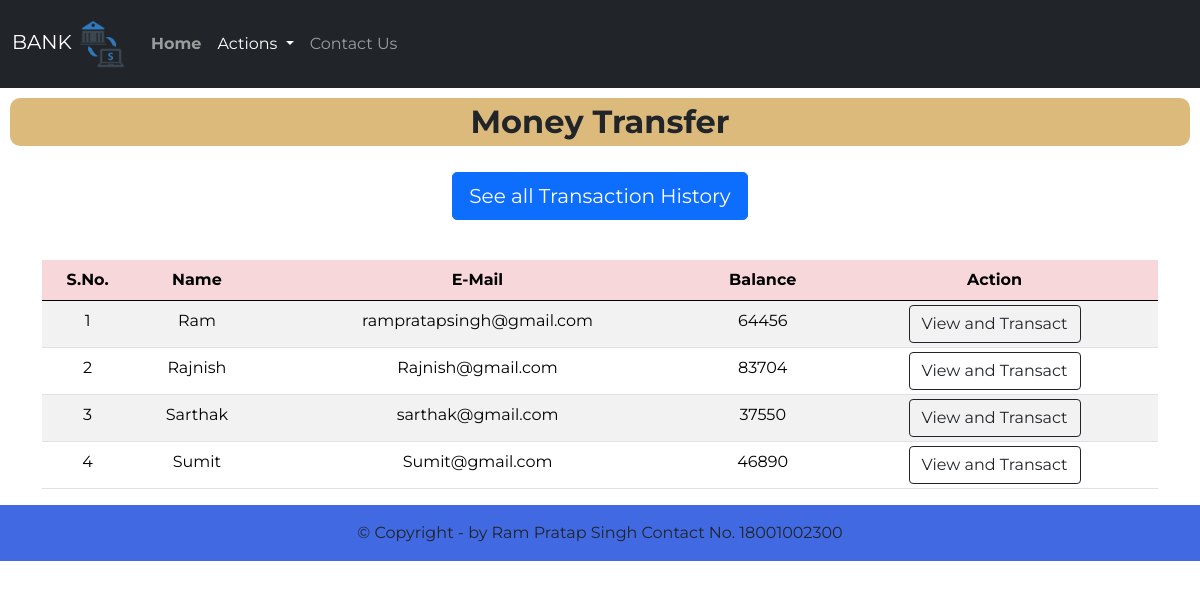
The page /money.php on the database its author committed.
### tables this page shows
CREATE TABLE `users` (
  `id` int(3) NOT NULL,
  `name` text NOT NULL,
  `email` varchar(30) NOT NULL,
  `balance` int(8) NOT NULL
);

### money.php (the view, shortened to what this page needs)
<!doctype html>
<html lang="en">
<head>
    <link href="https://cdn.jsdelivr.net/npm/bootstrap@5.0.0-beta1/dist/css/bootstrap.min.css" rel="stylesheet">
    <link rel="stylesheet" href="css/style2.css">
<body>
    <?php
    include 'connect.php';
    $sql = "SELECT * FROM users";
    $result = mysqli_query($conn, $sql);
    ?>
    <nav class="navbar py-2 navbar-expand-lg navbar-dark bg-dark">
        <div class="container-fluid">
            <a class="navbar-brand" href="#">BANK <img src="logos/m1.webp" alt="Bank" width="50" height="50"></a>
            <div class="collapse navbar-collapse" id="navbarSupportedContent">
                <ul class="navbar-nav me-auto mb-8 mb-lg-0">
                    <li class="nav-item py-3">
                        <a class="nav-link" aria-current="page" href="index.php"><strong>Home</strong></a>
                    </li>
                    <li class="nav-item dropdown py-3">
                        <a class="nav-link dropdown-toggle active" href="#" id="navbarDropdown" role="button" data-bs-toggle="dropdown" aria-expanded="false">
                            Actions
                        </a>
                    </li>
                    <li class="nav-item py-3">
                        <a class="nav-link" href="contact.php">Contact Us</a>
                    </li>
                </ul>
            </div>
        </div>
    </nav>
    <class class="welcome">
        <h2>
            <strong>Money
                Transfer</strong>
        </h2>
    </class>
    <div class="d-grip gap-2 col-6 mx-auto text-center p-3 mb-2">
        <a href="history.php"><button type="button" class="btn btn-primary btn-lg mb-3">See all Transaction History</button></a>
    </div>
    <div class="container">
        <div class="row text-center">
            <div class="col text-center">
                <div class="table-responsive-sm">
                    <table class="table table-hover table-striped table-sm">
                        <thead style="color : black;" class="table-danger">
                            <tr>
                                <th scope="col" class="text-center py-2">S.No.</th>
                                <th scope="col" class="text-center py-2">Name</th>
                                <th scope="col" class="text-center py-2">E-Mail</th>
                                <th scope="col" class="text-center py-2">Balance</th>
                                <th scope="col" class="text-center py-2">Action</th>
                            </tr>
                        </thead>
                        <tbody>
                            <?php
                            while ($rows = mysqli_fetch_assoc($result)) {
                            ?>
                                <tr style="color : black;">
                                    <td class="text-center py-2">
                                        <?php echo $rows['id'] ?>
                                    </td>
                                    <td class="text-center py-2">
                                        <?php echo $rows['name'] ?>
                                    </td>
                                    <td class="text-center py-2">
                                        <?php echo $rows['email'] ?>
                                    </td>
                                    <td class="text-center py-2">
                                        <?php echo $rows['balance'] ?>
                                    </td>
                                    <td><a href="users.php?id= <?php echo $rows['id']; ?>"> <button class="btn btn-outline-dark btn">View and Transact</button></a></td>
                                </tr>
                            <?php
                            }
                            ?>
                        </tbody>
                    </table>
                </div>
            </div>
        </div>
    </div>
    <div class="foot">
        <footer class="bg-light text-center text-lg-start">
             <div class="text-center p-3" style="background-color: rgba(65,105,225)">
                © Copyright - by Ram Pratap Singh
                Contact No. 18001002300
            </div>
        </footer>
    </div>
</body>
</html>

### css/style2.css (style rules this page uses)
* { font-family: 'Montserrat', sans-serif; }
.welcome h2 { margin: 10px; padding: 5px; text-align: center; background-color:rgba(216, 180, 112, 0.911) ; border-radius: 10px; }

### rows shown on the page
users: id "1", name "Ram", email "rampratapsingh@gmail.com", balance "64456"
users: id "2", name "Rajnish", email "Rajnish@gmail.com", balance "83704"
users: id "3", name "Sarthak", email "sarthak@gmail.com", balance "37550"
users: id "4", name "Sumit", email "Sumit@gmail.com", balance "46890"
